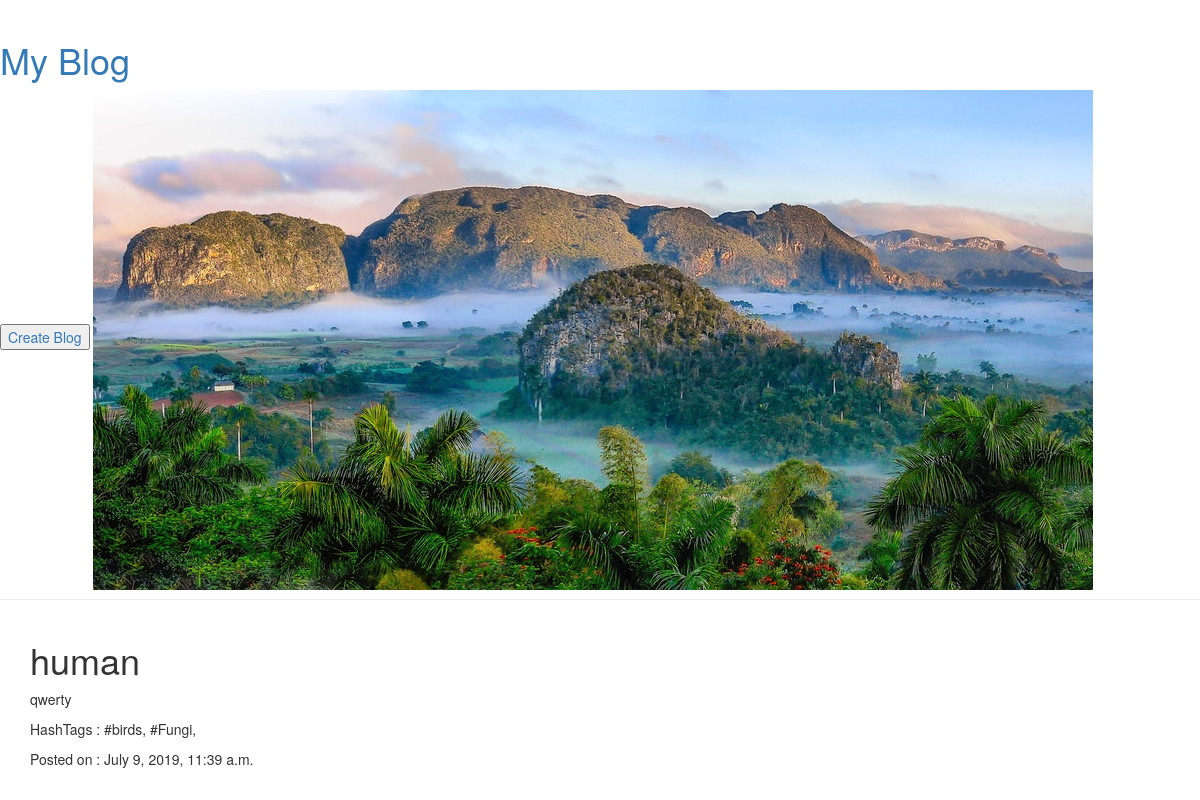
Screenshot of /posts/6/ with the database file from the repository.
### posts/models.py (models this page shows, shortened)
class TimeStampedModel(models.Model):
    created_at=models.DateTimeField(auto_now_add=True,editable=False)
    updated_at=models.DateTimeField(auto_now=True,editable=False)

class Post(TimeStampedModel):
    title = models.CharField(max_length=200)
    description = models.TextField()
    author = models.ForeignKey(settings.AUTH_USER_MODEL, related_name="posts",on_delete=models.CASCADE)
    is_active = models.BooleanField(default=True)
    categories = models.ManyToManyField(Category,related_name="posts")
    image = models.FileField(upload_to="posts/", null=True, blank=True)

class Category(TimeStampedModel):
    name=models.CharField(max_length=20)
    slug=models.CharField(max_length=10,unique=True)

class TimeStampedModel(models.Model):
    created_at=models.DateTimeField(auto_now_add=True,editable=False)
    updated_at=models.DateTimeField(auto_now=True,editable=False)

### posts/views.py (the view)
# urls.py: path('posts/<int:pk>/', post_detail, name='post_detail'),
def post_detail(request, pk):
    post = Post.objects.get(id=pk)
    return render(request,'posts/post_detail.html', {"post":post})

### templates/posts/post_detail.html
{% extends 'posts/base.html' %}
{% block content %}
    <h1>{{ post.title }}</h1>
    <p> {{ post.description }} </p>
    <p>HashTags :
    {% for category in post.categories.all %}
        #{{category.name}},
    {% endfor %}
    </p>
    <div class="date">
    <p> Posted on : {{ post.created_at }} </p>
    </div>
{% endblock %}

### rows the page displays
Post: title "human", description "qwerty"
Category: name "birds"
Category: name "Fungi"
TimeStampedModel: created_at "July 9, 2019, 11:39 a.m."
